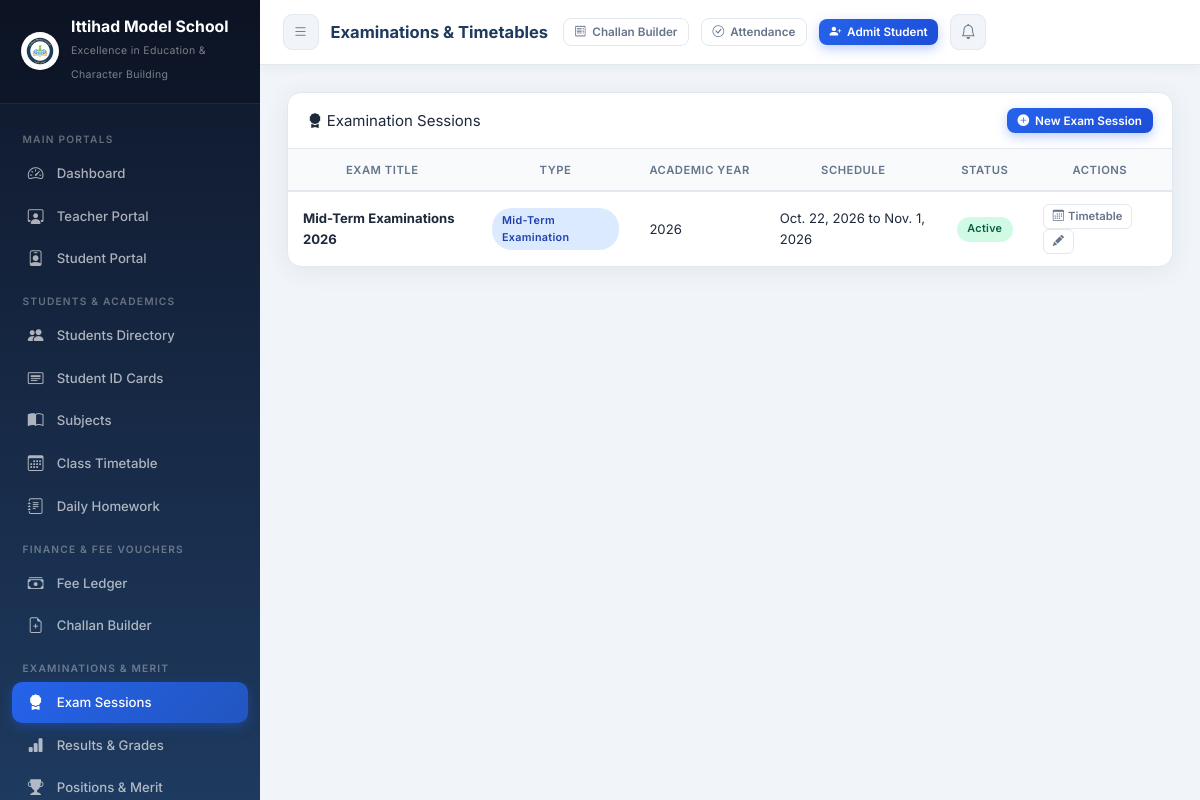
Screenshot of /exams/ (signed in) with the database file from the repository.
### core/models.py (models this page shows, shortened)
class SchoolSetting(models.Model):
    school_name        = models.CharField(max_length=200, default='Ittihad Model School')
    tagline            = models.CharField(max_length=250, default='Excellence in Education & Character Building')
    registration_no    = models.CharField(max_length=100, default='REG-IMS-2026-987')
    address            = models.TextField(default='Sector H-9, Educational Complex, Capital City')
    contact_phone      = models.CharField(max_length=50, default='+92 51 9876543 / 0300-1234567')
    email              = models.EmailField(default='info@ittihadmodelschool.edu.pk')
    website            = models.URLField(default='https://ittihadmodelschool.edu.pk', blank=True)
    logo               = models.ImageField(upload_to='school_branding/', default='school_branding/logo.png', blank=True, null=True)
    bank_name          = models.CharField(max_length=100, default='National Allied Bank Ltd')
    bank_account_title = models.CharField(max_length=150, default='Ittihad Model School Trust')
    bank_account_no    = models.CharField(max_length=50, default='0123-4567890123')
    iban               = models.CharField(max_length=50, default='PK36NABL0000012345678901')
    bank_branch        = models.CharField(max_length=100, default='Main Campus Branch (Code: 0422)')
    currency_symbol    = models.CharField(max_length=10, default='PKR')
    late_fee_per_day   = models.DecimalField(max_digits=8, decimal_places=2, default=50.00)
    principal_name     = models.CharField(max_length=100, default='Prof. Dr. Sarah Jenkins')
    @classmethod
    def get_settings(cls):
        obj, _ = cls.objects.get_or_create(
            id=1,
            defaults={
                'school_name': 'Ittihad Model School',
                'tagline': 'Excellence in Education & Character Building',
                'logo': 'school_branding/logo.png',
            }
        )
        return obj

class Exam(models.Model):
    title         = models.CharField(max_length=150)
    exam_type     = models.CharField(max_length=20, choices=EXAM_TYPE, default='Final')
    academic_year = models.IntegerField(default=date.today().year, db_index=True)
    start_date    = models.DateField()
    end_date      = models.DateField()
    instructions  = models.TextField(blank=True, default="Students must arrive 15 minutes before exam start time with Admit Card and ID Card.")
    is_active     = models.BooleanField(default=True, db_index=True)

### core/views.py (the view)
# urls.py: path('exams/',                       views.exam_list,                name='exam_list'),
@login_required
def exam_list(request):
    exams = Exam.objects.all().order_by('-academic_year', '-start_date')
    return render(request, 'core/exam_list.html', {'exams': exams})

### core/context_processors.py (called while the page is built)
def school_settings_processor(request):
    try:
        setting = SchoolSetting.get_settings()
    except Exception:
        setting = None
    return {
        'school_setting': setting,
        'SCHOOL_NAME': setting.school_name if setting else 'Ittihad Model School',
    }

### templates/core/exam_list.html (shortened to what this page needs)
{% extends "base.html" %}
{% block page_title %}Examinations & Timetables{% endblock %}
{% block content %}
<div class="card fade-in">
  <div class="card-header" style="display:flex; justify-content:space-between; align-items:center;">
    <div class="card-title"><i class="bi bi-award-fill text-primary"></i> Examination Sessions</div>
    <a href="{% url 'exam_add' %}" class="btn btn-primary btn-sm">
      <i class="bi bi-plus-circle-fill"></i> New Exam Session
    </a>
  </div>
  <div class="card-body p-0">
    <div class="table-responsive">
      <table class="table mb-0">
        <thead>
          <tr>
            <th>Exam Title</th>
            <th>Type</th>
            <th>Academic Year</th>
            <th>Schedule</th>
            <th>Status</th>
            <th>Actions</th>
          </tr>
        </thead>
        <tbody>
          {% for exam in exams %}
            <tr>
              <td><strong>{{ exam.title }}</strong></td>
              <td><span class="badge badge-info">{{ exam.get_exam_type_display }}</span></td>
              <td>{{ exam.academic_year }}</td>
              <td>{{ exam.start_date }} to {{ exam.end_date }}</td>
              <td>
                {% if exam.is_active %}
                  <span class="badge badge-success">Active</span>
                {% else %}
                  <span class="badge badge-secondary">Concluded</span>
                {% endif %}
              </td>
              <td>
                <div class="btn-group">
                  <a href="{% url 'exam_schedule_list' exam.pk %}" class="btn btn-xs btn-outline" title="Exam Timetable & Admit Cards">
                    <i class="bi bi-calendar3"></i> Timetable
                  </a>
                  <a href="{% url 'exam_edit' exam.pk %}" class="btn btn-xs btn-outline" title="Edit">
                    <i class="bi bi-pencil-fill"></i>
                  </a>
                </div>
              </td>
            </tr>
          {% empty %}
            <tr>
              <td colspan="6" class="text-center py-4 text-muted">No examination sessions created.</td>
            </tr>
          {% endfor %}
        </tbody>
      </table>
    </div>
  </div>
</div>
{% endblock %}

### templates/base.html (shortened to what this page needs)
<!DOCTYPE html>
<html lang="en">
<head>
  {% load static %}
  <link rel="stylesheet" href="{% static 'css/style.css' %}">
  <link rel="stylesheet" href="https://cdn.jsdelivr.net/npm/bootstrap-icons@1.11.1/font/bootstrap-icons.css">
</head>
<body>
<aside class="sidebar" id="sidebar">
  <div class="sidebar-brand">
    <div class="brand-icon" style="display:flex; align-items:center; justify-content:center; background:none;">
      {% if school_setting.logo %}
        <img src="{{ school_setting.logo.url }}" alt="Logo" style="width:38px; height:38px; border-radius:50%; object-fit:contain; background:white; padding:1px; box-shadow:0 2px 6px rgba(0,0,0,0.15);">
      {% else %}
        <img src="{% static 'images/logo.png' %}" alt="Logo" style="width:38px; height:38px; border-radius:50%; object-fit:contain; background:white; padding:1px; box-shadow:0 2px 6px rgba(0,0,0,0.15);" onerror="this.outerHTML='🏫'">
      {% endif %}
    </div>
    <div class="brand-text">
      <h2 style="font-size:1.05rem; line-height:1.2;">{{ school_setting.school_name|default:"Ittihad Model School" }}</h2>
      <span style="font-size:0.7rem; letter-spacing:0.3px;">{{ school_setting.tagline|default:"Excellence in Education" }}</span>
    </div>
  </div>
  <nav class="sidebar-menu">
    <div class="menu-label">Main Portals</div>
    <div class="nav-item">
      <a href="{% url 'dashboard' %}" class="nav-link">
        <span class="nav-icon"><i class="bi bi-speedometer2"></i></span>
        Dashboard
      </a>
    </div>
    <div class="nav-item">
      <a href="{% url 'teacher_portal' %}" class="nav-link">
        <span class="nav-icon"><i class="bi bi-person-workspace"></i></span>
        Teacher Portal
      </a>
    </div>
    <div class="nav-item">
      <a href="{% url 'student_portal' %}" class="nav-link">
        <span class="nav-icon"><i class="bi bi-person-badge"></i></span>
        Student Portal
      </a>
    </div>
    <div class="menu-label">Students & Academics</div>
    <div class="nav-item">
      <a href="{% url 'student_list' %}" class="nav-link">
        <span class="nav-icon"><i class="bi bi-people-fill"></i></span>
        Students Directory
      </a>
    </div>
    <div class="nav-item">
      <a href="{% url 'student_id_cards_pdf' %}" target="_blank" class="nav-link">
        <span class="nav-icon"><i class="bi bi-card-heading"></i></span>
        Student ID Cards
      </a>
    </div>
    <div class="nav-item">
      <a href="{% url 'subject_list' %}" class="nav-link">
        <span class="nav-icon"><i class="bi bi-book-half"></i></span>
        Subjects
      </a>
    </div>
    <div class="nav-item">
      <a href="{% url 'timetable_list' %}" class="nav-link">
        <span class="nav-icon"><i class="bi bi-calendar3"></i></span>
        Class Timetable
      </a>
    </div>
    <div class="nav-item">
      <a href="{% url 'homework_list' %}" class="nav-link">
        <span class="nav-icon"><i class="bi bi-journal-text"></i></span>
        Daily Homework
      </a>
    </div>
    <div class="menu-label">Finance & Fee Vouchers</div>
    <div class="nav-item">
      <a href="{% url 'fee_list' %}" class="nav-link">
        <span class="nav-icon"><i class="bi bi-cash-stack"></i></span>
        Fee Ledger
      </a>
    </div>
    <div class="nav-item">
      <a href="{% url 'bulk_voucher_generate' %}" class="nav-link">
        <span class="nav-icon"><i class="bi bi-file-earmark-plus"></i></span>
        Challan Builder
      </a>
    </div>
    <div class="menu-label">Examinations & Merit</div>
    <div class="nav-item">
      <a href="{% url 'exam_list' %}" class="nav-link">
        <span class="nav-icon"><i class="bi bi-award-fill"></i></span>
        Exam Sessions
      </a>
    </div>
    <div class="nav-item">
      <a href="{% url 'result_list' %}" class="nav-link">
        <span class="nav-icon"><i class="bi bi-bar-chart-fill"></i></span>
        Results & Grades
      </a>
    </div>
    <div class="nav-item">
      <a href="{% url 'merit_list_view' %}" class="nav-link">
        <span class="nav-icon"><i class="bi bi-trophy-fill"></i></span>
        Positions & Merit
      </a>
    </div>
  </nav>
</aside>
<header class="topbar">
  <div style="display:flex; align-items:center; gap:12px;">
    <button class="btn-icon" id="menuToggle" aria-label="Toggle menu">
      <i class="bi bi-list"></i>
    </button>
    <div class="topbar-title">{% block page_title %}EduManage Dashboard{% endblock %}</div>
  </div>
  <div class="topbar-actions">
    <a href="{% url 'bulk_voucher_generate' %}" class="btn btn-outline btn-sm" title="Generate Monthly Vouchers">
      <i class="bi bi-receipt"></i> <span class="d-none-sm">Challan Builder</span>
    </a>
    <a href="{% url 'student_attendance' %}" class="btn btn-outline btn-sm" title="Mark Daily Attendance">
      <i class="bi bi-check-circle"></i> <span class="d-none-sm">Attendance</span>
    </a>
    <a href="{% url 'student_add' %}" class="btn btn-primary btn-sm" id="quickAddStudent">
      <i class="bi bi-person-plus-fill"></i> <span class="d-none-sm">Admit Student</span>
    </a>
    <a href="{% url 'notifications' %}" class="btn-icon" id="notifBtn" title="Notifications">
      <i class="bi bi-bell"></i>
    </a>
  </div>
</header>
<main class="main-content">
  <div class="page-body">
    {% block content %}{% endblock %}
  </div>
</main>
</body>
</html>

### rows the page displays
SchoolSetting: logo (picture), school_name "Ittihad Model School", tagline "Excellence in Education & Character Building"
Exam: title "Mid-Term Examinations 2026", exam_type "Mid-Term Examination", academic_year "2026", start_date "Oct. 22, 2026", end_date "Nov. 1, 2026", is_active "Active"
